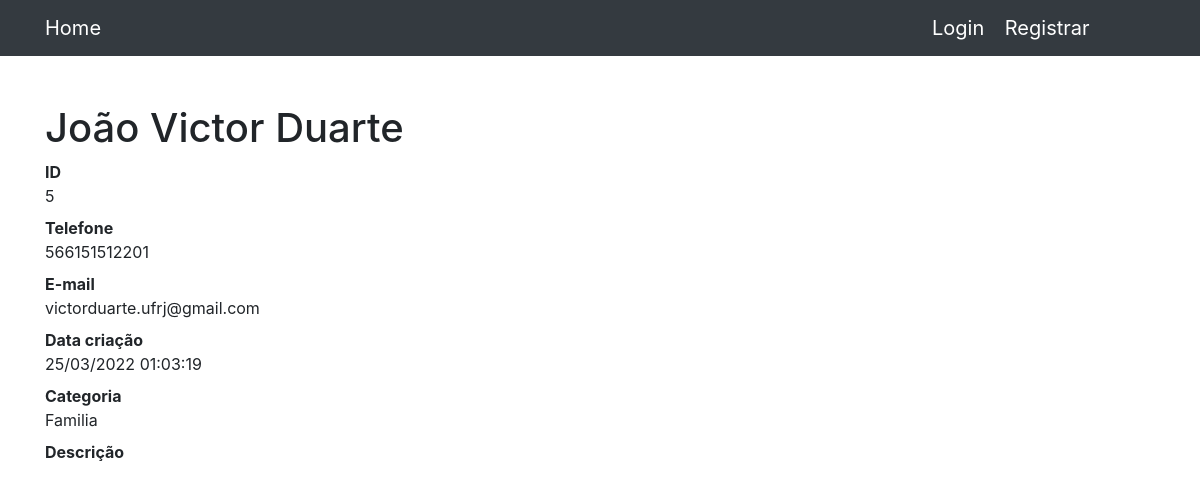
The page /5 on the database its author committed.
### contatos/models.py (models this page shows, shortened)
class Contato(models.Model):
    nome = models.CharField(max_length=255)
    sobrenome = models.CharField(max_length=255, blank=True)
    telefone = models.CharField(max_length=255)
    email = models.CharField(max_length=255, blank=True)
    data_criacao = models.DateTimeField(default=timezone.now)
    descicao = models.TextField(blank=True)
    categoria = models.ForeignKey(Categoria, on_delete=models.DO_NOTHING)
    mostrar = models.BooleanField(default=True)
    foto = models.ImageField(blank=True, upload_to='fotos/%Y/%m/%d')

class Categoria(models.Model):
    nome = models.CharField(max_length=255)
    def __str__(self) -> str:
        return self.nome

### contatos/views.py (the view)
# urls.py: path('<int:contato_id>', views.ver_contato, name='ver_contato'),
def ver_contato(request, contato_id):
    contato = get_object_or_404(Contato, id=contato_id)
    return render(request, 'contatos/ver_contato.html', {
        'contato': contato
})

### contatos/templates/contatos/ver_contato.html (shortened to what this page needs)
{% extends 'base.html' %}
{% block conteudo %}
    <h1 class="mt-5">{{ contato.nome }} {{ contato.sobrenome }}</h1>
    <dl>
        <dt>ID</dt>
        <dd>{{ contato.id }}</dd>
        <dt>Telefone</dt>
        <dd>{{ contato.telefone }}</dd>
        <dt>E-mail</dt>
        <dd>{{ contato.email }}</dd>
        <dt>Data criação</dt>
        <dd>{{ contato.data_criacao|date:'d/m/Y H:m:s ' }}</dd>
        <dt>Categoria</dt>
        <dd>{{ contato.categoria }}</dd>
        <dt>Descrição</dt>
    </dl>
{%endblock%}

### rows shown on the page
Contato: nome "João Victor", sobrenome "Duarte", id "5", telefone "566151512201", email "victorduarte.ufrj@gmail.com", data_criacao "25/03/2022 01:03:19", categoria "Familia"
